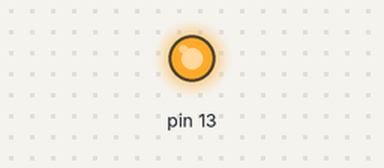
Recording of a sketch running on a simulated Arduino Uno, built with avr-gcc and run on an emulated ATmega328P. Parts: output pins drawn as LEDs (lit = HIGH).

Above: at 5.0 s.
At 13.1 s:
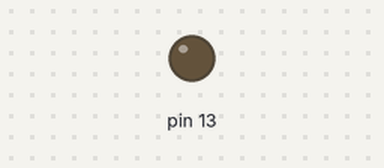
Timing chart, 0 to 19.5 s (numbered marks = the images above):
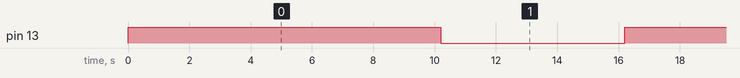

Measured:
- by itself, pin 13: alternates HIGH for 9.0 s and LOW for 6.0 s

The sketch:

9secon_6secoff.ino
```cpp
int ck=0;
void setup() {
  // put your setup code here, to run once:
  DDRB=0X20;
  PORTB=0X20;

  TCCR1A=0X00;
  TCCR1B=0X05;

  TCNT1=0X00;

  TIMSK1=0X01;

}

void loop() {
  // put your main code here, to run repeatedly:

}

ISR(TIMER1_OVF_vect)
{
  if(PORTB==0X00)
  {
    if(ck==0||ck==1||ck==2)
    {
      TCNT1=0X48E4;
      ck=ck+1;
      if(ck==2)
      {
        PORTB=0X20;
        ck=0;

      }
    }
  }
  else
  {
    if(ck==0||ck==1||ck==2||ck==3)
    {
      TCNT1=0X48E4;
      ck=ck+1;
      if(ck==3)
      {
        PORTB=0X00;
        ck=0;
      }
    }
  }
}
```
